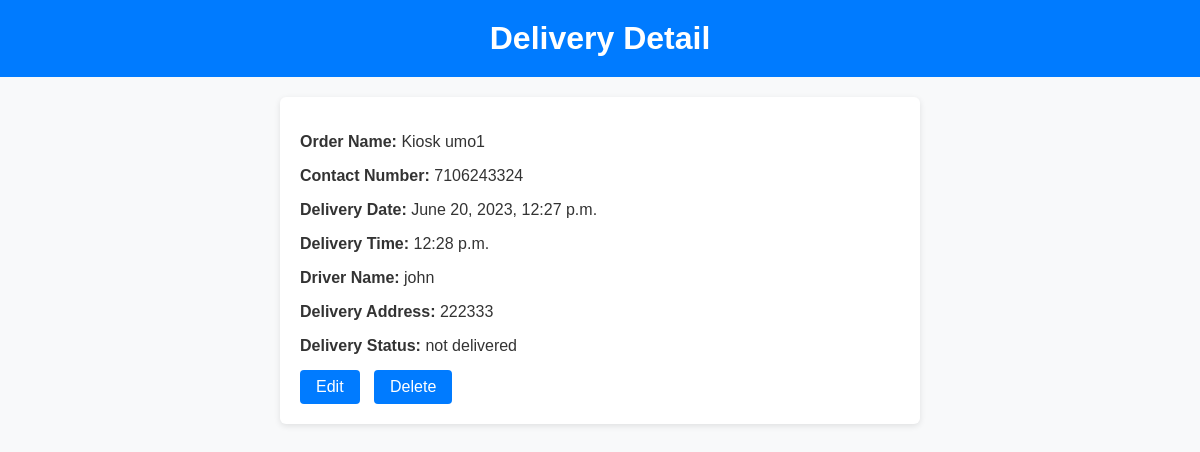
The app's page /delivery/delivery/1/ with its own data.
### delivery/models.py (models this page shows)
class Delivery(models.Model):
    order_name = models.CharField(max_length=32)
    contact_number = models.IntegerField()
    delivery_date = models.DateTimeField()
    delivery_time = models.TimeField()
    delivery_driver_name=models.CharField(max_length=32)
    delivery_address=models.CharField(max_length=32)
    delivery_status=models.CharField(max_length=32)

### delivery/views.py (the view)
# urls.py: path('delivery/<int:id>/', views.delivery_detail, name='delivery_detail'),
def delivery_detail(request, id):
    delivery = get_object_or_404(Delivery, id=id)
    return render(request, "Delivery/delivery_detail.html", {"delivery": delivery})

### templates/Delivery/delivery_detail.html (shortened to what this page needs)
<!DOCTYPE html>
<html>
<head>
</head>
<body>
    <h1>Delivery Detail</h1>
    <div class="detail-container">
        <p><strong>Order Name:</strong> {{ delivery.order_name }}</p>
        <p><strong>Contact Number:</strong> {{ delivery.contact_number }}</p>
        <p><strong>Delivery Date:</strong> {{ delivery.delivery_date }}</p>
        <p><strong>Delivery Time:</strong> {{ delivery.delivery_time }}</p>
        <p><strong>Driver Name:</strong> {{ delivery.delivery_driver_name }}</p>
        <p><strong>Delivery Address:</strong> {{ delivery.delivery_address }}</p>
        <p><strong>Delivery Status:</strong> {{ delivery.delivery_status }}</p>
        <a href="{% url 'edit_delivery' delivery.id %}">Edit</a>
        <a href="{% url 'delete_delivery' delivery.id %}">Delete</a>
    </div>
</body>
</html>

### templates/Delivery/delivery_detail.html (style rules this page uses)
body { font-family: Arial, sans-serif; margin: 0; padding: 0; background-color: #f8f9fa; color: #333; }
h1 { text-align: center; padding: 20px; background-color: #007bff; color: #fff; margin: 0; }
.detail-container { max-width: 600px; margin: 20px auto; padding: 20px; background-color: #fff; box-shadow: 0px 2px 6px rgba(0, 0, 0, 0.1); border-radius: 6px; }
p { margin-bottom: 15px; }
strong { font-weight: bold; }
a { display: inline-block; padding: 8px 16px; background-color: #007bff; color: #fff; text-decoration: none; border-radius: 4px; margin-right: 10px; transition: background-color 0.3s ease; }

### records on screen
Delivery: order_name "Kiosk umo1", contact_number "7106243324", delivery_date "June 20, 2023, 12:27 p.m.", delivery_time "12:28 p.m.", delivery_driver_name "john", delivery_address "222333", delivery_status "not delivered"
